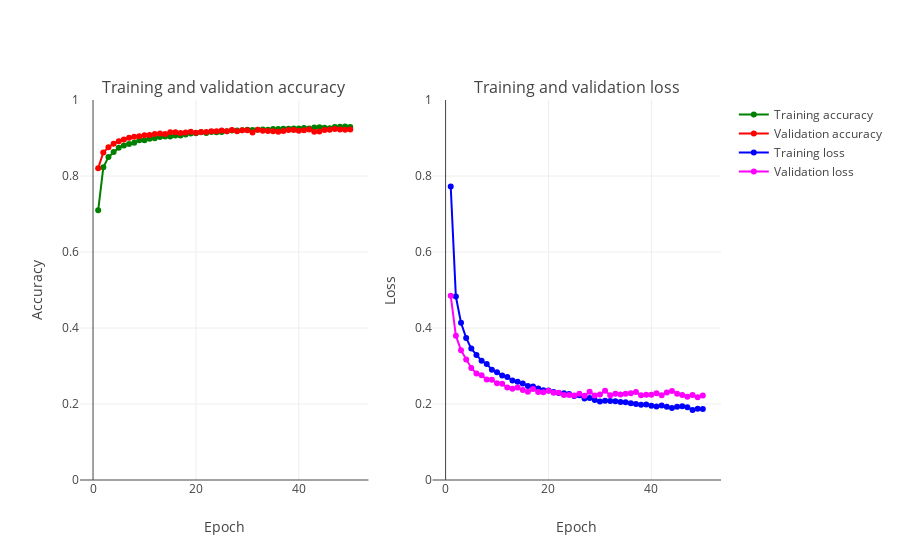

Notebook cell for this chart:
### Code cell
plot_accuracy_and_loss(train_model)

### Figure 1 — Plotly figure (JSON) as saved in the notebook; plotly's stock layout.template omitted (floating-point values rounded to 4 significant figures)
{"data": [{"marker": {"color": "Green"}, "mode": "markers+lines", "name": "Training accuracy", "text": ["1", "2", "3", "4", "5", "6", "7", "8", "9", "10", "11", "12", "13", "14", "15", "16", "17", "18", "19", "20", "21", "22", "23", "24", "25", "26", "27", "28", "29", "30", "31", "32", "33", "34", "35", "36", "37", "38", "39", "40", "41", "42", "43", "44", "45", "46", "47", "48", "49", "50"], "type": "scatter", "uid": "706fe06e-77f0-11ee-9d3c-6568c4f8016b", "x": [1, 2, 3, 4, 5, 6, 7, 8, 9, 10, 11, 12, 13, 14, 15, 16, 17, 18, 19, 20, 21, 22, 23, 24, 25, 26, 27, 28, 29, 30, 31, 32, 33, 34, 35, 36, 37, 38, 39, 40, 41, 42, 43, 44, 45, 46, 47, 48, 49, 50], "xaxis": "x", "y": [0.7097, 0.8228, 0.8499, 0.8634, 0.8745, 0.8801, 0.8845, 0.8876, 0.8941, 0.8942, 0.898, 0.8991, 0.9027, 0.9038, 0.9042, 0.9066, 0.9069, 0.9094, 0.9118, 0.9122, 0.915, 0.9135, 0.9157, 0.9151, 0.9158, 0.9175, 0.92, 0.9196, 0.9206, 0.9218, 0.9211, 0.9217, 0.9223, 0.9218, 0.9238, 0.9237, 0.9243, 0.9241, 0.9248, 0.9252, 0.9262, 0.9252, 0.9273, 0.9282, 0.9272, 0.926, 0.9288, 0.9299, 0.9301, 0.929], "yaxis": "y"}, {"marker": {"color": "Red"}, "mode": "markers+lines", "name": "Validation accuracy", "text": ["1", "2", "3", "4", "5", "6", "7", "8", "9", "10", "11", "12", "13", "14", "15", "16", "17", "18", "19", "20", "21", "22", "23", "24", "25", "26", "27", "28", "29", "30", "31", "32", "33", "34", "35", "36", "37", "38", "39", "40", "41", "42", "43", "44", "45", "46", "47", "48", "49", "50"], "type": "scatter", "uid": "7070b3f4-77f0-11ee-9d3c-6568c4f8016b", "x": [1, 2, 3, 4, 5, 6, 7, 8, 9, 10, 11, 12, 13, 14, 15, 16, 17, 18, 19, 20, 21, 22, 23, 24, 25, 26, 27, 28, 29, 30, 31, 32, 33, 34, 35, 36, 37, 38, 39, 40, 41, 42, 43, 44, 45, 46, 47, 48, 49, 50], "xaxis": "x", "y": [0.8207, 0.862, 0.8758, 0.885, 0.8915, 0.8961, 0.9004, 0.9033, 0.9048, 0.9072, 0.9081, 0.9108, 0.9121, 0.9102, 0.9154, 0.9154, 0.9134, 0.9148, 0.9166, 0.9141, 0.9156, 0.9161, 0.9177, 0.9181, 0.9197, 0.9178, 0.9211, 0.9176, 0.9206, 0.9206, 0.9145, 0.9217, 0.9191, 0.9187, 0.9179, 0.9165, 0.9187, 0.9213, 0.921, 0.9192, 0.9201, 0.9221, 0.9168, 0.9173, 0.9209, 0.922, 0.9237, 0.9223, 0.9217, 0.9225], "yaxis": "y"}, {"marker": {"color": "Blue"}, "mode": "markers+lines", "name": "Training loss", "text": ["1", "2", "3", "4", "5", "6", "7", "8", "9", "10", "11", "12", "13", "14", "15", "16", "17", "18", "19", "20", "21", "22", "23", "24", "25", "26", "27", "28", "29", "30", "31", "32", "33", "34", "35", "36", "37", "38", "39", "40", "41", "42", "43", "44", "45", "46", "47", "48", "49", "50"], "type": "scatter", "uid": "70719210-77f0-11ee-9d3c-6568c4f8016b", "x": [1, 2, 3, 4, 5, 6, 7, 8, 9, 10, 11, 12, 13, 14, 15, 16, 17, 18, 19, 20, 21, 22, 23, 24, 25, 26, 27, 28, 29, 30, 31, 32, 33, 34, 35, 36, 37, 38, 39, 40, 41, 42, 43, 44, 45, 46, 47, 48, 49, 50], "xaxis": "x2", "y": [0.7725, 0.4828, 0.4138, 0.374, 0.3458, 0.3289, 0.3136, 0.3054, 0.29, 0.2835, 0.2747, 0.2711, 0.2615, 0.2583, 0.2542, 0.2475, 0.2458, 0.2408, 0.2361, 0.2358, 0.2316, 0.2292, 0.2283, 0.2261, 0.2211, 0.2233, 0.2144, 0.2155, 0.2102, 0.2068, 0.2086, 0.2081, 0.207, 0.2051, 0.2044, 0.2021, 0.1998, 0.1978, 0.1988, 0.1956, 0.1932, 0.1959, 0.1928, 0.1897, 0.1926, 0.1938, 0.1917, 0.184, 0.1874, 0.1868], "yaxis": "y2"}, {"marker": {"color": "Magenta"}, "mode": "markers+lines", "name": "Validation loss", "text": ["1", "2", "3", "4", "5", "6", "7", "8", "9", "10", "11", "12", "13", "14", "15", "16", "17", "18", "19", "20", "21", "22", "23", "24", "25", "26", "27", "28", "29", "30", "31", "32", "33", "34", "35", "36", "37", "38", "39", "40", "41", "42", "43", "44", "45", "46", "47", "48", "49", "50"], "type": "scatter", "uid": "70727284-77f0-11ee-9d3c-6568c4f8016b", "x": [1, 2, 3, 4, 5, 6, 7, 8, 9, 10, 11, 12, 13, 14, 15, 16, 17, 18, 19, 20, 21, 22, 23, 24, 25, 26, 27, 28, 29, 30, 31, 32, 33, 34, 35, 36, 37, 38, 39, 40, 41, 42, 43, 44, 45, 46, 47, 48, 49, 50], "xaxis": "x2", "y": [0.485, 0.3797, 0.3413, 0.3173, 0.2948, 0.28, 0.2759, 0.2643, 0.2638, 0.2544, 0.253, 0.2433, 0.24, 0.2432, 0.2366, 0.2321, 0.2394, 0.2318, 0.2306, 0.2351, 0.2296, 0.2295, 0.2234, 0.2235, 0.2227, 0.2269, 0.2215, 0.2321, 0.2225, 0.2252, 0.2348, 0.2233, 0.2271, 0.2253, 0.2272, 0.2282, 0.2317, 0.2227, 0.2241, 0.2246, 0.2286, 0.2231, 0.2302, 0.234, 0.2271, 0.2238, 0.2189, 0.2235, 0.2176, 0.2223], "yaxis": "y2"}], "layout": {"annotations": [{"font": {"size": 16}, "showarrow": false, "text": "Training and validation accuracy", "x": 0.225, "xanchor": "center", "xref": "paper", "y": 1, "yanchor": "bottom", "yref": "paper"}, {"font": {"size": 16}, "showarrow": false, "text": "Training and validation loss", "x": 0.775, "xanchor": "center", "xref": "paper", "y": 1, "yanchor": "bottom", "yref": "paper"}], "autosize": true, "xaxis": {"anchor": "y", "autorange": true, "domain": [0, 0.45], "range": [-2.046, 53.05], "title": {"text": "Epoch"}, "type": "linear"}, "xaxis2": {"anchor": "y2", "autorange": true, "domain": [0.55, 1], "range": [-2.046, 53.05], "title": {"text": "Epoch"}, "type": "linear"}, "yaxis": {"anchor": "x", "domain": [0, 1], "range": [0, 1], "title": {"text": "Accuracy"}, "type": "linear"}, "yaxis2": {"anchor": "x2", "domain": [0, 1], "range": [0, 1], "title": {"text": "Loss"}, "type": "linear"}}}
